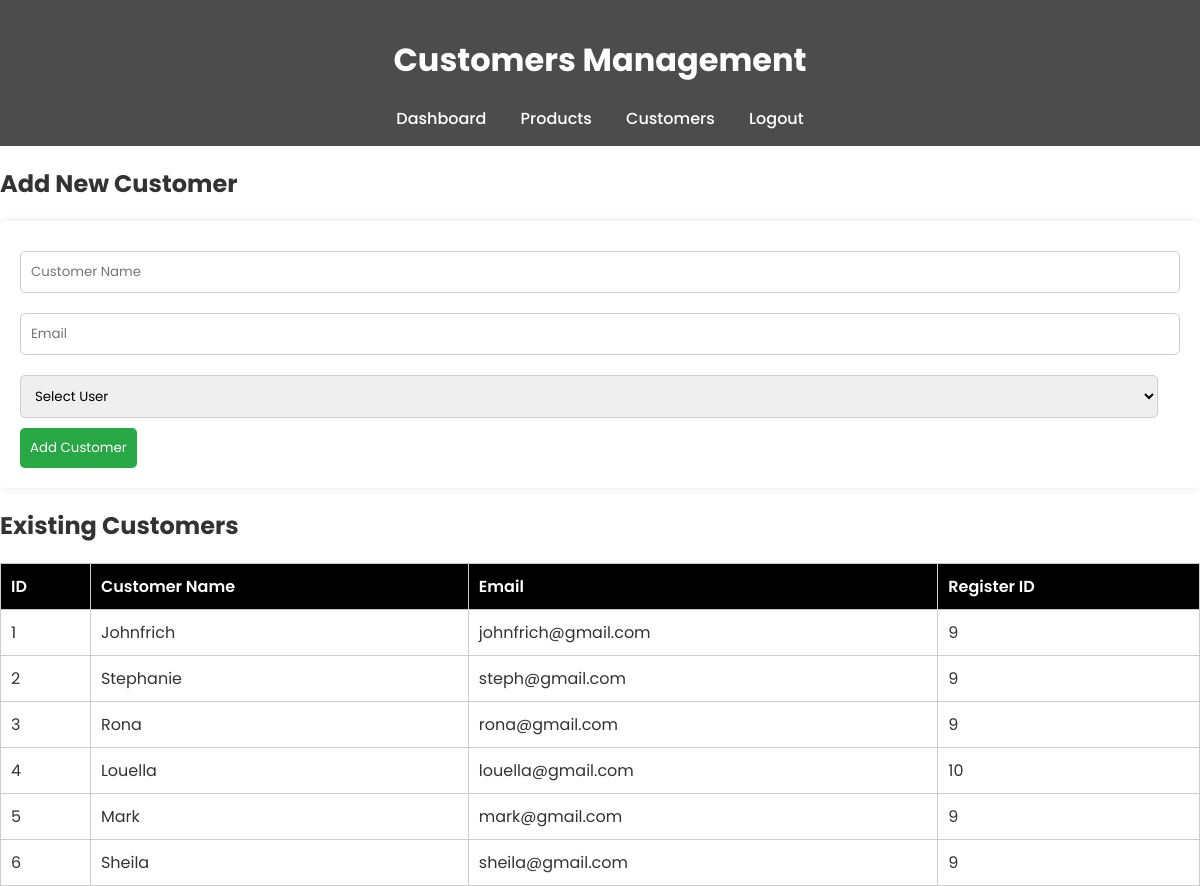
The app's page /customers.php (signed in) with its own data.
### tables this page shows
CREATE TABLE `customers` (
  `customer_id` int(11) NOT NULL,
  `customer_name` varchar(100) NOT NULL,
  `email` varchar(100) NOT NULL,
  `created_at` timestamp NOT NULL DEFAULT current_timestamp(),
  `register_id` int(10) NOT NULL
);

### customers.php (the view, shortened to what this page needs)
<?php
include('db_connection.php');
$query = "SELECT * FROM customers";
$result = mysqli_query($conn, $query);
?>
<!DOCTYPE html>
<html>
<head>
</head>
<body>
    <header>
        <h1>Customers Management</h1>
        <nav>
            <a href="dashboard.php">Dashboard</a>
            <a href="products.php">Products</a>
            <a href="customers.php">Customers</a>
            <a class="logout" href="logout.php">Logout</a>
        </nav>
    </header>
    <main>
        <h2>Add New Customer</h2>
        <form method="POST" action="">
            <input type="text" name="customer_name" placeholder="Customer Name" >
            <input type="email" name="email" placeholder="Email" >
            <select name="register_id" required>
                <option value="">Select User</option>
            </select>
            <button type="submit">Add Customer</button>
        </form>
        <h2>Existing Customers</h2>
        <table>
            <tr>
                <th>ID</th>
                <th>Customer Name</th>
                <th>Email</th>
                <th>Register ID</th>
            </tr>
            <?php while ($row = mysqli_fetch_assoc($result)): ?>
            <tr>
                <td><?php echo htmlspecialchars($row['customer_id']); ?></td>
                <td><?php echo htmlspecialchars($row['customer_name']); ?></td>
                <td><?php echo htmlspecialchars($row['email']); ?></td>
                <td><?php echo htmlspecialchars($row['register_id']); ?></td>
            </tr>
            <?php endwhile; ?>
        </table>
    </main>
</body>
</html>

### customers.php (style rules this page uses)
body { font-family: 'Poppins', sans-serif; background: url('https://i.pinimg.com/originals/4f/dd/d5/4fddd5f8c2a85275f0fde4c6851b092f.gif') no-repeat center center fixed; background-size: cover; margin: 0; padding: 0; color: #333; }
header { background: rgba(0, 0, 0, 0.7); color: white; padding: 15px; text-align: center; }
nav a { color: white; text-decoration: none; margin: 0 15px; font-weight: 500; }
table { width: 100%; border-collapse: collapse; margin-top: 20px; background: rgba(255, 255, 255, 0.8); font-weight: 400; }
th, td { padding: 10px; border: 1px solid #ccc; text-align: left; }
th { background-color: black; color: white; font-weight: 600; }
form { background: rgba(255, 255, 255, 0.9); padding: 20px; border-radius: 5px; box-shadow: 0 0 10px rgba(0, 0, 0, 0.1); font-weight: 400; }
input, select { width: calc(100% - 22px); padding: 10px; margin: 10px 0; border: 1px solid #ccc; border-radius: 5px; font-family: 'Poppins', sans-serif; }
button { background: #28a745; color: white; border: none; padding: 10px; cursor: pointer; border-radius: 5px; font-family: 'Poppins', sans-serif; }

### records on screen
customers: customer_id "1", customer_name "Johnfrich", email "johnfrich@gmail.com", register "9"
customers: customer_id "2", customer_name "Stephanie", email "steph@gmail.com", register "9"
customers: customer_id "3", customer_name "Rona", email "rona@gmail.com", register "9"
customers: customer_id "4", customer_name "Louella", email "louella@gmail.com", register "10"
customers: customer_id "5", customer_name "Mark", email "mark@gmail.com", register "9"
customers: customer_id "6", customer_name "Sheila", email "sheila@gmail.com", register "9"
